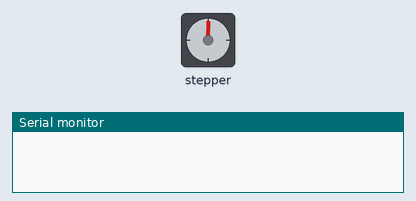
A sketch run on a simulated Arduino Uno, built with avr-gcc and run on an emulated ATmega328P. Parts: stepper motor, the last lines printed to the serial monitor. Stepper angles assume 1075 steps per turn.

Above: at 0.15 s.
At 10.15 s:
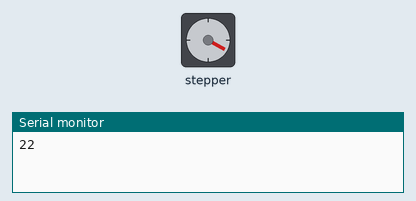
At 20.17 s:
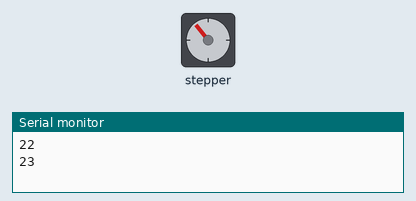
At 39.82 s:
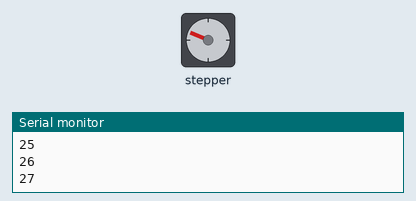
Timing chart, 0 to 40.0 s (numbered marks = the images above):
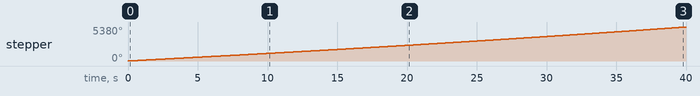

The sketch:

wk6_Ex2B.ino
```cpp
#include <Stepper.h>
#include <stdio.h>
#include<stdlib.h>

const int stepsPerRevolution = 1075;  // change this to fit the number of steps per revolution
// for your motor


const long interval = 1000;
unsigned long previousMillis = 0;
unsigned long currentMillis;
int stepperSpeedInterval = 21;


// initialize the stepper library on pins 8 through 11:
Stepper stepperOne(stepsPerRevolution, 8, 10, 9, 11);

void setup() {
  // set the speed at 20 rpm:
  stepperOne.setSpeed(20);
  // initialize the serial port:
  Serial.begin(9600);
}

void loop() {

  // going fast in one direction

  currentMillis = millis();

  stepperOne.step(stepsPerRevolution);
  //stepperOne.step(stepsPerRevolution);
  //delay(500);

  if(currentMillis - previousMillis >= 50){
    stepperOne.step(stepsPerRevolution);
    stepperOne.setSpeed(stepperSpeedInterval);
    stepperSpeedInterval++;
    Serial.println(stepperSpeedInterval);
    previousMillis = currentMillis;
  }

}
```

Measured:
- by itself, stepper: keeps turning clockwise at about 135°/s
